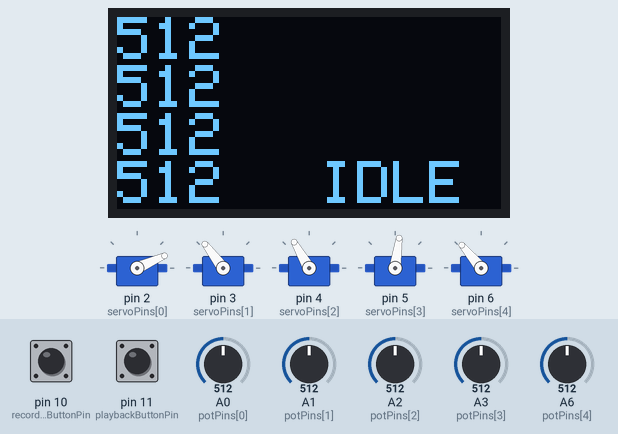
The sketch below on a simulated Arduino Nano, built with avr-gcc and run on an emulated ATmega328P. Shown: 128×64 one-colour display, 5 × servo. Inputs (shaded band) come from the test bench; at power-on: pin 11 (playbackButtonPin) HIGH, pin 10 (recordingButtonPin) HIGH, A0 (potPins[0]) = 512, A1 (potPins[1]) = 512, A2 (potPins[2]) = 512, A3 (potPins[3]) = 512, A6 (potPins[4]) = 512.

Above: at 1.2 s.
1.3 s: pin 11 (playbackButtonPin) pulled LOW for 0.15 s
At 2.4 s:
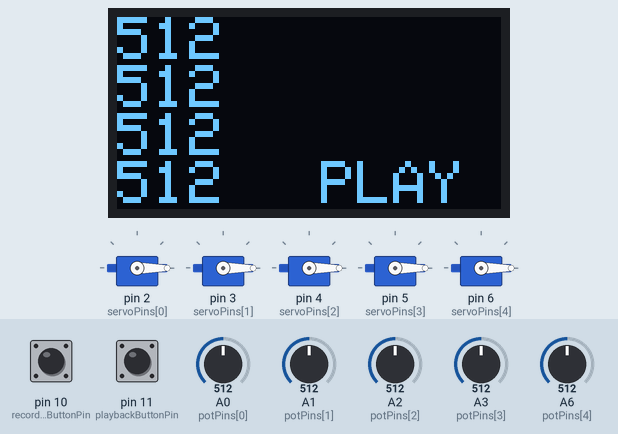
3.9 s: pin 10 (recordingButtonPin) pulled LOW for 0.15 s
At 5.04 s:
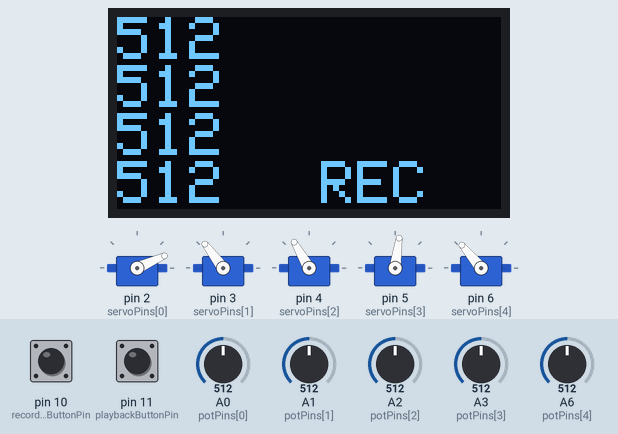
6.5 s: A0 (potPins[0]) set to 716
At 7.4 s:
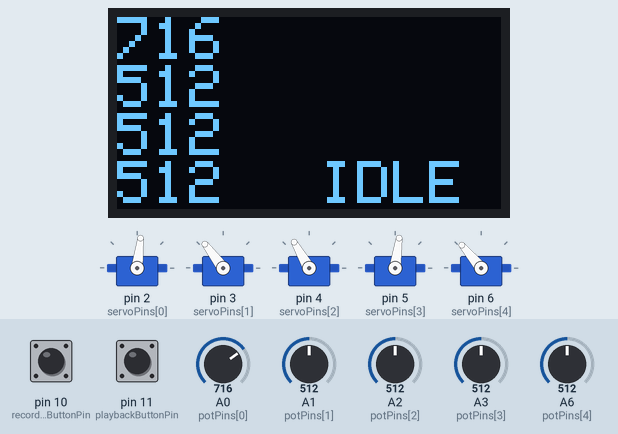
8.0 s: A1 (potPins[1]) set to 716
At 8.6 s:
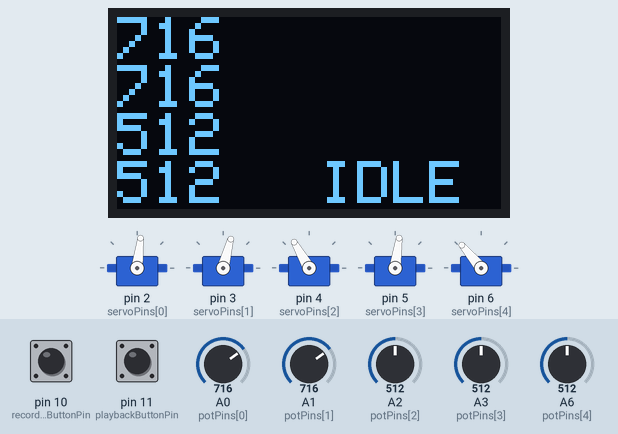
9.5 s: A2 (potPins[2]) set to 716
At 10.7 s:
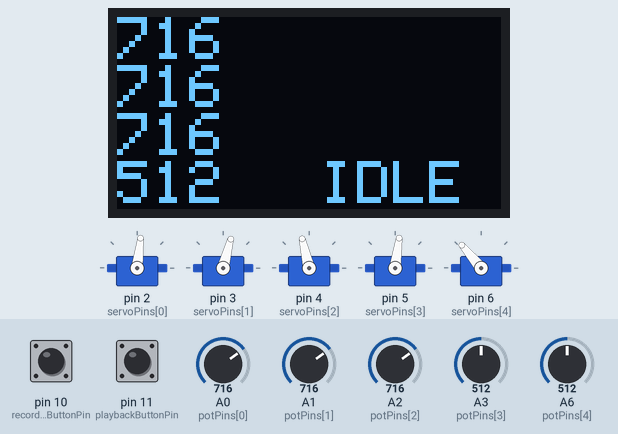
11.0 s: A3 (potPins[3]) set to 716
At 12.0 s:
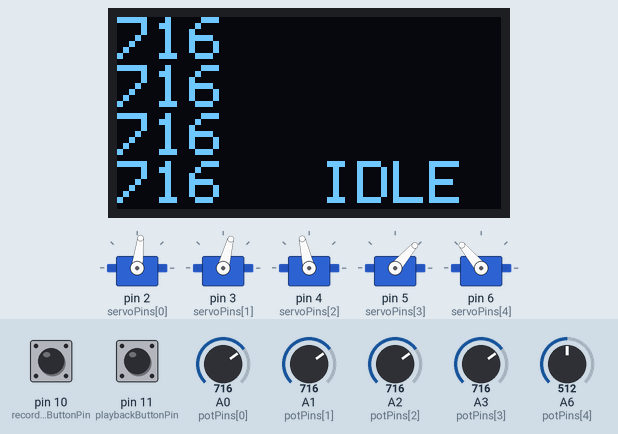
Timing chart, 0 to 13.5 s (numbered marks = the images above; inputs shaded):
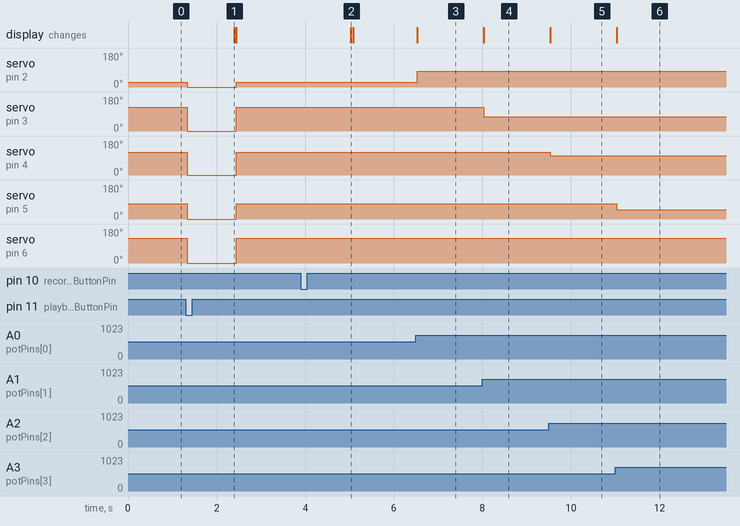

The sketch:

arm.ino
```cpp
#include <Wire.h>
#include <Adafruit_GFX.h>
#include <Adafruit_SSD1306.h>
#include <Servo.h>

#define SCREEN_WIDTH 128
#define SCREEN_HEIGHT 64
#define OLED_RESET 4
#define NUM_SERVOS 5

Adafruit_SSD1306 display(SCREEN_WIDTH, SCREEN_HEIGHT, &Wire, OLED_RESET);

Servo servos[5];
const int servoPins[5] = {2, 3, 4, 5, 6}; // Digital pins for servos
const int potPins[5] = {A0, A1, A2, A3, A6};
const int recordingButtonPin = 10; // Button pin for recording
const int playbackButtonPin = 11;  // Button pin for playback
const int minPotValues[5] = {430, 30, 140, 1023, 0};    // Minimum potentiometer values for each servo
const int maxPotValues[5] = {840, 615, 870, 400, 1023};  // Maximum potentiometer values for each servo
const int minAngles[5] = {0, 250, 150, 0, 170};  // Minimum servo angles
const int maxAngles[5] = {120, 100, 90, 100, 90};  // Maximum servo angles

int servotrack[NUM_SERVOS][100];

enum SystemState {
  IDLE,
  RECORDING,
  PLAYBACK
};

SystemState currentState = IDLE;

void setup() {
  display.begin(SSD1306_SWITCHCAPVCC, 0x3C);
  display.clearDisplay();
  display.setTextColor(SSD1306_WHITE);
  display.setTextSize(2);
  Serial.begin(9600);

  for (int i = 0; i < 5; i++) {
    servos[i].attach(servoPins[i]);
    servos[i].write(minAngles[i]);
    pinMode(potPins[i], INPUT);
  }
  pinMode(recordingButtonPin, INPUT_PULLUP);
  pinMode(playbackButtonPin, INPUT_PULLUP);
}

void loop() {
  display.clearDisplay();

  for (int i = 0; i < 5; i++) {
    int potValue = analogRead(potPins[i]);
    int angle = map(potValue, minPotValues[i], maxPotValues[i], minAngles[i], maxAngles[i]);
    servos[i].write(angle);

    display.setCursor(0, i * 16);
    display.println(potValue);
  }
  if ((digitalRead(playbackButtonPin) == HIGH) && (digitalRead(recordingButtonPin) == HIGH)){
    currentState = IDLE;

  }
  // Check the state of the buttons and set the current state accordingly
  if (digitalRead(recordingButtonPin) == LOW && digitalRead(playbackButtonPin) == HIGH) {
    currentState = RECORDING;
    for(int i =0; i < 100; i++){
       for (int j=0;j<5;j++)
       {
        servotrack[j][i] = map(analogRead( potPins[j]), minPotValues[j], maxPotValues[j], minAngles[j],  maxAngles[j]);
        }
      delay(10);
    }
  }

  if (digitalRead(playbackButtonPin) == LOW && digitalRead(recordingButtonPin) == HIGH) {
    currentState = PLAYBACK;
    for(int i =0; i < 100; i++){
       for (int j=0;j<5;j++)
       {
        servos[j].write( servotrack[j][i] );
        }
      delay(10);
    }
  }

  // Display the corresponding letter based on the current state
  display.setTextSize(2);
  display.setCursor(SCREEN_WIDTH - 60, SCREEN_HEIGHT - 16);
  if (currentState == RECORDING) {
    display.println("REC");
  } else if (currentState == PLAYBACK) {
    display.println("PLAY");
  } else {
    display.println("IDLE");
  }

  display.display();
  delay(20);
}
```

Measured:
- after the input at 1.3 s, servo on pin 2 (servoPins[0]): 24° → 0° at once, → 24° 1.1 s later; servo on pin 3 (servoPins[1]): 127° → 0° at once, → 127° 1.1 s later
- after the input at 3.9 s, the display: changes after 1.1 s (image 2)
- after the input at 6.5 s, servo on pin 2 (servoPins[0]): 24° → 83° at once; the display: changes at once (image 3)
- after the input at 8.0 s, servo on pin 3 (servoPins[1]): 127° → 75° at once; the display: changes at once (image 4)
- after the input at 9.5 s, servo on pin 4 (servoPins[2]): 120° → 103° at once; the display: changes at once (image 5)
- after the input at 11.0 s, servo on pin 5 (servoPins[3]): 82° → 49° at once; the display: changes at once (image 6)
